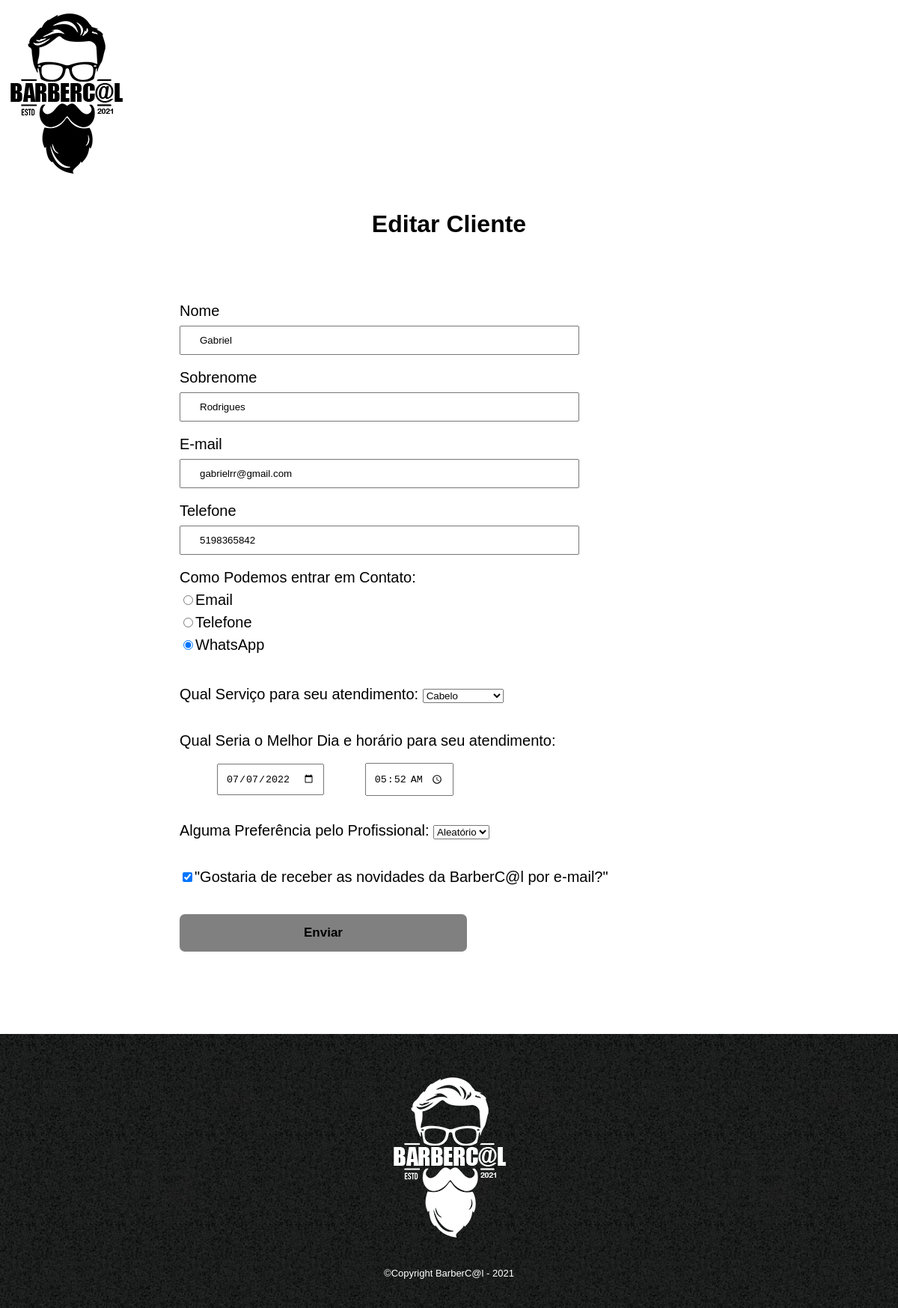
Screenshot of /editar.php?id=35 with the database file from the repository.
### tables this page shows
CREATE TABLE `clientes` (
  `id_clientes` int(2) NOT NULL,
  `nome` varchar(60) NOT NULL,
  `sobrenome` varchar(70) NOT NULL,
  `email` varchar(70) NOT NULL,
  `telefone` varchar(15) NOT NULL,
  `contato` varchar(30) NOT NULL,
  `servico` varchar(30) NOT NULL,
  `dia` date NOT NULL,
  `hora` time NOT NULL,
  `barbeiro` varchar(30) NOT NULL
);

### editar.php (the view, shortened to what this page needs)
<?php
require 'config.php';
if(isset($_GET['id'])) {
$id = $_GET['id'];
$sql = "SELECT * FROM clientes WHERE id_clientes = '$id'";
$sql = $pdo->query($sql);
    if($sql->rowCount() > 0){
        $lista = $sql->fetch();
    }else {
        header("Location: agendados.php");
        exit;
    }
	}else{
		header("Location: agendados.php ");
}
?>
<!DOCTYPE html>
<html lang="pt-br">
<head>
    <link rel="stylesheet" type="text/css" href="../projeto gabriel\css\reset.css">
    <link rel="stylesheet" type="text/css" href="../projeto gabriel\css\style.css">
</head>
<body>
<h1> <img src="../projeto gabriel\imagens\logo.png" alt="Nossa logo" title="Logo Oficial"> </h1>
    <h2 id="titulo">Editar Cliente</h2>
    <form method="POST" action="editar_action.php">
     <label for="Nome">Nome</label>
				<input type="text" name="nome" value="<?=$lista['nome'];?>"
                class="input-padrao" required/>
				<label for="Sobrenome">Sobrenome</label>
				<input type="text" id="Sobrenome" name="sobrenome"  class="input-padrao" required value="<?=$lista['sobrenome'];?>"/>
				<label for="EndEmail">E-mail</label>
				<input type="email" id="EndEmail" name="email"  class="input-padrao" required placeholder="seuemail@dominio.com" value="<?=$lista['email'];?>"/>
				<label for="Telefone">Telefone</label>
				<input type="tel" id="Telefone" name="telefone"  class="input-padrao" required placeholder="(xx) xxxxx-xxx" value="<?=$lista['telefone'];?>"/>
				<fieldset>
					<legend>Como Podemos entrar em Contato:</legend>
					<label for="radio-email"><input type="radio" name="contato"  id="radio-email" value="<?=$lista['contato'];?>">Email</label>
					<label for="radio-telefone"><input type="radio" name="contato"  id="radio-telefone" value="<?=$lista['contato'];?>">Telefone</label>
					<label for="radio-Whatsapp"><input type="radio" name="contato" 	id="radio-whatsApp" checked  value="<?=$lista['contato'];?>">WhatsApp</label>
				</fieldset>
				<br>
				<p class="opcoes">Qual Serviço para seu atendimento: <select name="servico" value="<?=$lista['servico'];?>"></p>
					<option>Cabelo</option>
				<br>
				<br>
				<fieldset>
					<label>Qual Seria o Melhor Dia e horário para seu atendimento:</label>
					<input type="date" name="dia" class="atendi" value="<?=$lista['dia'];?>"/>  <input type="time" name="hora" class="atendi" value="<?=$lista['hora']?>"/>
				</fieldset>
				<br>
				<p class="opcoes">Alguma Preferência pelo Profissional: <select name="barbeiro" value="<?=$lista['barbeiro'];?>"></p>
					<option>Aleatório</option>
				<label class="checkbox"><input type="checkbox" checked>"Gostaria de receber as novidades da BarberC@l por e-mail?"</label>
				<button type="submit" value="Enviar" name="enviar" class="enviar">Enviar</button>
	   </form>
     <footer >
			<img src="../projeto gabriel\imagens\logo_branco.png" alt="nosso logo" title="Logo Barberc@al">
			<p class="copy"> ©Copyright BarberC@l - 2021</p>
		</footer>
</body>
</html>

### css/style.css (style rules this page uses)
body { font-family: 'Montserrat', sans-serif; }
#titulo { text-align: center; padding-top: 30px; font-size: 32px; font-weight: bold; }
footer { text-align: center; background: url("../imagens/bgrodape.jpg"); padding: 40px 0; }
.copy { color: #FFFFFF; font-size: 13px; margin: 20px 0 0; }
form { padding: 0 0 0 20%; margin: 90px 0; }
form label, form legend { display: block; font-size: 20px; margin: 0 0 10px; }
.input-padrao { display: block; margin: 0 0 20px; padding: 10px 25px; width: 50%; }
.atendi { margin: 10px 0 0 50px; padding: 10px 10px; }
.opcoes { font-size: 20px; padding: 20px 0; }
.checkbox { margin: 40px 0; }
.enviar { width: 40%; padding: 15px 0; background: grey; color: black; font-weight: bold; font-size: 17px; border: none; border-radius: 7px; transition: 2s background; cursor: pointer; }

### rows the page displays
clientes: nome "Gabriel", sobrenome "Rodrigues", email "gabrielrr@gmail.com", telefone "5198365842", servico "Cabelo", dia "07/07/2022", hora "05:52:00", barbeiro "Aleatório"
